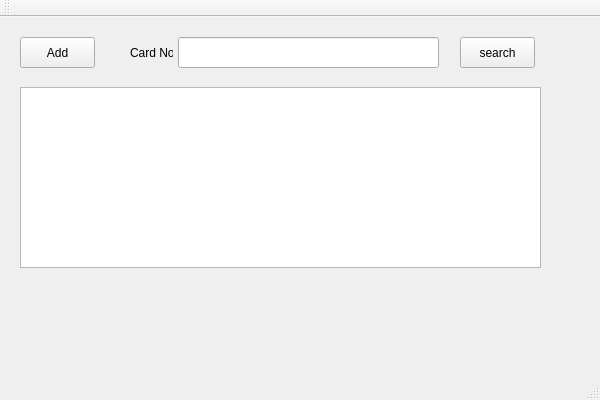
<?xml version="1.0" encoding="UTF-8"?>
<ui version="4.0">
 <class>HomeClass</class>
 <widget class="QMainWindow" name="HomeClass">
  <property name="geometry">
   <rect>
    <x>0</x>
    <y>0</y>
    <width>600</width>
    <height>400</height>
   </rect>
  </property>
  <property name="windowTitle">
   <string>Home</string>
  </property>
  <widget class="QWidget" name="centralWidget">
   <widget class="QPushButton" name="pushButton_3">
    <property name="geometry">
     <rect>
      <x>20</x>
      <y>20</y>
      <width>75</width>
      <height>31</height>
     </rect>
    </property>
    <property name="text">
     <string>Add</string>
    </property>
   </widget>
   <widget class="QTableView" name="tableView">
    <property name="geometry">
     <rect>
      <x>20</x>
      <y>70</y>
      <width>521</width>
      <height>181</height>
     </rect>
    </property>
   </widget>
   <widget class="QLabel" name="label">
    <property name="geometry">
     <rect>
      <x>130</x>
      <y>20</y>
      <width>43</width>
      <height>31</height>
     </rect>
    </property>
    <property name="text">
     <string>Card No:</string>
    </property>
   </widget>
   <widget class="QLineEdit" name="lineEdit">
    <property name="geometry">
     <rect>
      <x>178</x>
      <y>20</y>
      <width>261</width>
      <height>31</height>
     </rect>
    </property>
   </widget>
   <widget class="QPushButton" name="pushButton">
    <property name="geometry">
     <rect>
      <x>460</x>
      <y>20</y>
      <width>75</width>
      <height>31</height>
     </rect>
    </property>
    <property name="text">
     <string>search</string>
    </property>
   </widget>
  </widget>
  <widget class="QMenuBar" name="menuBar">
   <property name="geometry">
    <rect>
     <x>0</x>
     <y>0</y>
     <width>600</width>
     <height>21</height>
    </rect>
   </property>
  </widget>
  <widget class="QToolBar" name="mainToolBar">
   <attribute name="toolBarArea">
    <enum>TopToolBarArea</enum>
   </attribute>
   <attribute name="toolBarBreak">
    <bool>false</bool>
   </attribute>
  </widget>
  <widget class="QStatusBar" name="statusBar"/>
 </widget>
 <layoutdefault spacing="6" margin="11"/>
 <resources>
  <include location="home.qrc"/>
 </resources>
 <connections/>
</ui>
